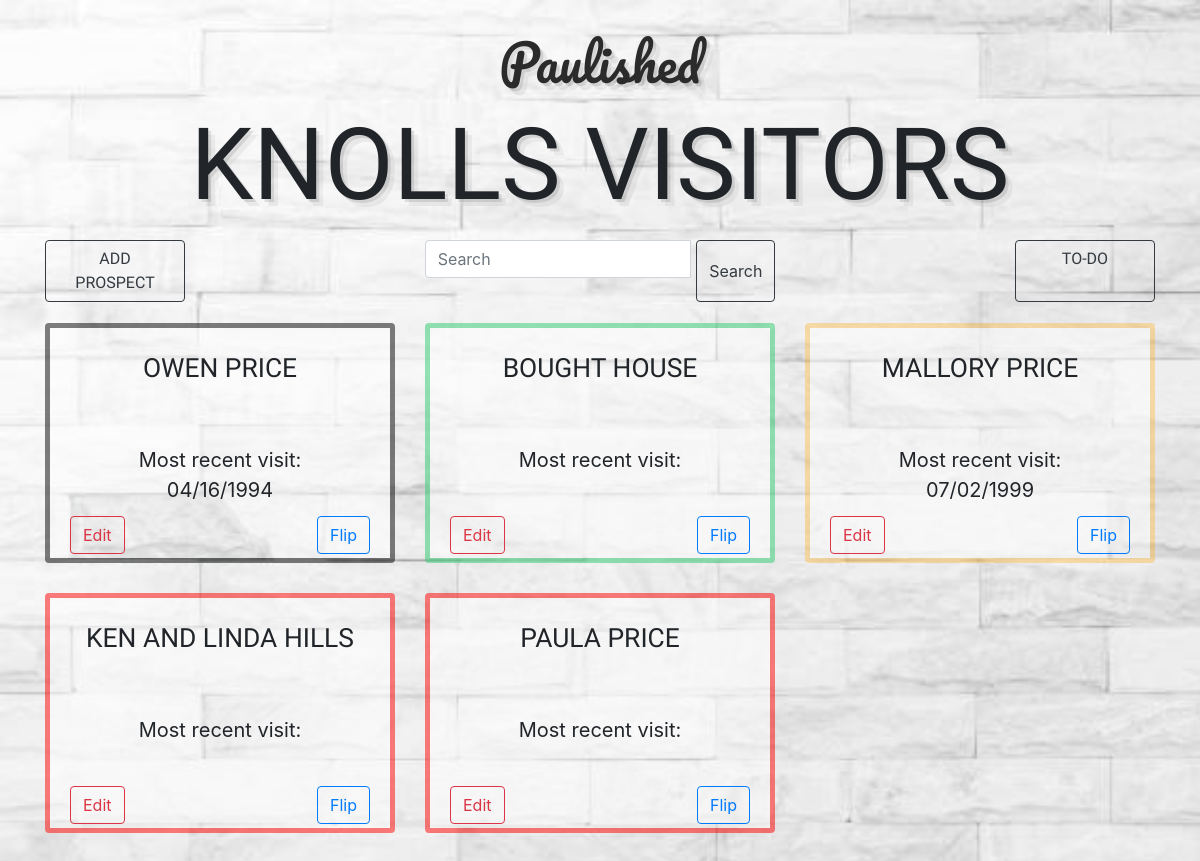
The app's page /prospects/ (signed in) with its own data.
### paulaapp/models.py (models this page shows, shortened)
class TimeStampedUUIDModel(TimeStampedModel, UUIDModel):    #inheriting fields from UUID and TimeStampedModel
    class Meta:
        abstract = True

class Prospect(TimeStampedUUIDModel):
    SUNDAY = 'SUN'
    SATURDAY = 'SAT'
    DAY_CHOICES = (
        (SATURDAY, 'Saturday'),
        (SUNDAY, 'Sunday',)
    )
    RENT = 'R'
    OWN = 'O'
    UNKNOWN = 'U'
    LIVING_CHOICES = (
        (RENT, 'Renting'),
        (OWN, 'Own property'),
        (UNKNOWN, 'Unknown')
    )
    HIGH = 'HI'
    LOW = 'LO'
    MIDDLE = 'MI'
    PURCHASED = 'PU'
    PRIORITY_CHOICES = (
        (HIGH, 'High'),
        (LOW, 'Low'),
        (MIDDLE, 'Middle'),
        (PURCHASED, 'Purchased')
    )
    first_name = models.CharField(max_length=100)
    last_name = models.CharField(max_length=100)
    prospect_email = models.EmailField(max_length=100)
    prospect_phone = models.CharField(max_length=12, default=None)  # opportunity to reformat this later
    date_added = models.DateField(("Date"), auto_now_add=True)
    first_visit_day_of_week = models.CharField(max_length=3, choices=DAY_CHOICES)
    referral_source = models.CharField(max_length=50)
    multiple_visits: bool = models.BooleanField(default=False)
    date_most_recent_visit = models.DateField(null=True)
    rent_or_own = models.CharField(max_length=1, choices=LIVING_CHOICES)
    buy_new_construction_only: bool = models.BooleanField(default=False)
    claims_agent: bool = models.BooleanField(default=False)
    notes = models.TextField(max_length=1000, blank=True)
    priority = models.CharField(max_length=2, choices=PRIORITY_CHOICES)
    prospect_card = models.FileField(upload_to=upload_to, blank=True, null=True)
    action_item = models.CharField(blank=True, null=True, max_length=100)
    action_date = models.DateField(blank=True, null=True)
    class Meta:     #lets you define superficial things (.latest) used outside the database
        ordering = ['-date_most_recent_visit']

class Visit(TimeStampedUUIDModel):
    visit_date = models.DateField()
    visit_notes = models.CharField(max_length=100)
    prospect = models.ForeignKey(Prospect, on_delete=models.CASCADE, related_name='visits')
    class Meta:
        ordering = ['-visit_date']
        get_latest_by = ['visit_date']

### paulaapp/views.py (the view)
# urls.py: path('', ProspectListView.as_view(), name='prospect-list'),
class ProspectListView(LoginRequiredMixin, ListView):
    model = Prospect
    template_name = 'paulaapp/prospect_list.html'
    def get_queryset(self):
        query = self.request.GET.get('q')
        if query:
            q = Q()
            q |= Q(notes__icontains=query)
            q |= Q(first_name__icontains=query)
            q |= Q(last_name__icontains=query)
            return Prospect.objects.filter(q).distinct()
        else:
            return Prospect.objects.all()

### paulaapp/templates/paulaapp/prospect_list.html (shortened to what this page needs)
<html>
<head>
    {% load bootstrap4 %}
    {% bootstrap_css %}
    {% load staticfiles %}
    <link rel="stylesheet" type="text/css" href="{% static 'paulaapp/css/base.css' %}"/>
</head>
<body>
    <div class="container">
        <div class="header">
          <h1><a class="paulished-link" href="{% url 'home' %}">Paulished</a></h1>
            <h2>KNOLLS VISITORS</h2>
            <div class="container">
                <form method="GET" action="" id="search form">
                    <div class="row">
                        <a id = "add_button" href="add/" class="btn btn-outline-dark col-auto nav-button">ADD PROSPECT</a>
                        <div class="input-group col justify-content-center">
                            <input class="form-control col-4" id="search box" name="q" type="text" value="{{ request.GET.q }}" placeholder="Search"/>
                            <button class="search_submit btn btn-outline-dark" type="submit">Search</button>
                        </div>
                        <a id = "to_do" href="to-do/" class="btn btn-outline-dark col-auto ml-auto nav-button">TO-DO</a>
                    </div>
                </form>
            </div>
        </div>
        <ul>
         <div class="row">
        {% for prospect in object_list %}
                <div class="col-4">
                        <div class="card border-{{ prospect.priority }}">
                            <div class="plate">
                                <div class="card-body">
                                    <h5 class="card-title">
                                        {{ prospect.first_name }} {{ prospect.last_name }}
                                    </h5>
                                    <p class="card-text">
                                        Most recent visit:<br>
                                        {{ prospect.visits.latest.visit_date|date:'m/d/Y' }}
                                    </p>
                                    <a href="{% url 'prospect-edit' pk=prospect.id %}" class="btn btn-outline-danger btm-sm float-left" role="button">Edit</a>
                                    <a href="{% url 'prospect-details' pk=prospect.id %}" class="btn btn-outline-primary btm-sm float-right">Flip</a>
                                </div>
                            </div>
                        </div>
                </div>
        {% endfor %}
         </div>
        </ul>
    </div>
</body>
</html>

### paulaapp/static/paulaapp/css/base.css (style rules this page uses)
body { background-image: url('../images/tilebackground.jpg'); background-repeat: no-repeat; background-size: cover; }
h1 { font: 400 50px/1.5 'Pacifico', Helvetica, sans-serif; color: #2b2b2b; text-shadow: 3px 3px 0px rgba(0,0,0,0.1), 7px 7px 0px rgba(0,0,0,0.05); text-align: center; margin-top: 25px; margin-bottom: -10px; }
h2 { font: 400 100px/1.5 'Oswald', sans-serif; text-shadow: 3px 3px 0px rgba(0,0,0,0.1), 7px 7px 0px rgba(0,0,0,0.05); text-align: center; margin-bottom: 0px; }
.card { text-align: center; margin-top: 5px; margin-bottom: 5px; overflow: hidden; height: 240px; border: #7b7a7a; border-style: solid; border-width: 5px; background: none; }
.plate { background-color: rgba(255, 255, 255, .5); }
h5 { font-family: 'Oswald', sans-serif; font-size: 2.2vw; width: 100%; height: 80px; overflow: hidden; text-transform: uppercase; }
p { font-size: 20px; height: 55px; }
#add_button { font-family: 'Oswald', sans-serif; }
#to_do { font-family: 'Oswald', sans-serif; }
.col-4 { margin-bottom: 20px; }
.border-HI { border-style: solid; border-width: 5px; border-color: rgba(255, 0, 0, 0.5); }
.border-LO { border-style: solid; border-width: 5px; border-color: rgba(0, 0, 0, 0.5); }
.border-MI { border-style: solid; border-width: 5px; border-color: rgba(255, 165, 0, 0.3); }
.border-PU { border-style: solid; border-width: 5px; border-color: rgba(46, 204, 113, 0.5) }
a.paulished-link { color: #2b2b2b; }
ul { padding: 0px; }
a.nav-button { width: 140px; }
button.search_submit { margin-left: 5px; }
.card-body { margin-top: 5px; margin-bottom: 5px; overflow: hidden; height: auto; background: none; }

### records on screen
Prospect: first_name "OWEN", last_name "PRICE", visits.latest.visit_date "04/16/1994"
Prospect: first_name "BOUGHT", last_name "HOUSE"
Prospect: first_name "MALLORY", last_name "PRICE", visits.latest.visit_date "07/02/1999"
Prospect: first_name "KEN AND LINDA", last_name "HILLS"
Prospect: first_name "PAULA", last_name "PRICE"
